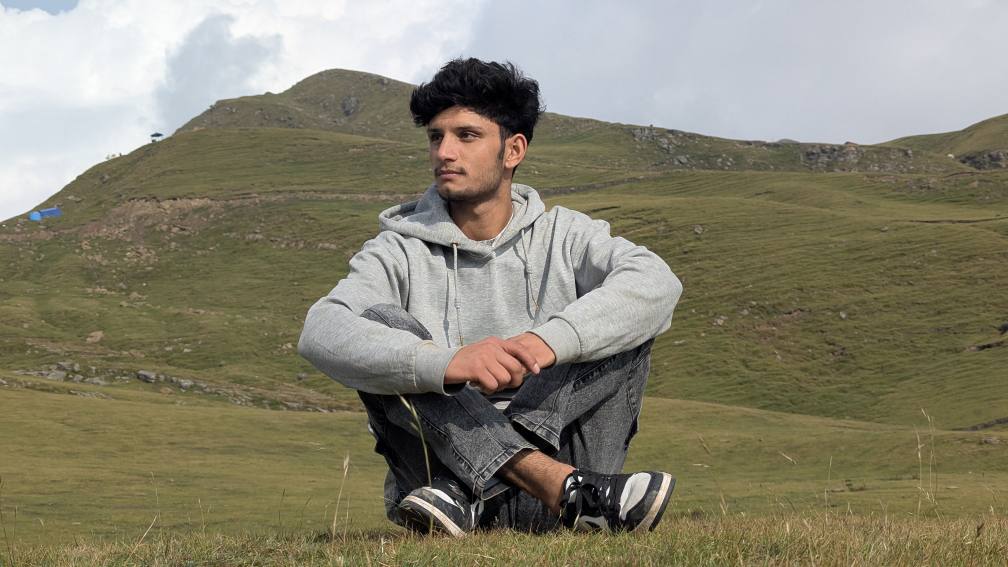
#> input picture Lab_02/My_image.jpg, 4032 x 2268 px (shown at 1/4 size)
$ jupyter execute lab02.ipynb
#> lines starting #> are read from the running program, lines starting #| are printed output that depends on the picture
[cell 1]
import numpy as np
import matplotlib.pyplot as plt
import cv2 as cv
print("import successfully!")

# Step 2: Load the Image

[cell 2]
IMAGE_PATH = "My_image.jpg"
image_bgr = cv.imread(IMAGE_PATH)
#> image_bgr is the input picture: shape (2268, 4032, 3); mean B, G, R 111.6, 130.6, 134.9

if image_bgr is None:
    raise FileNotFoundError(f"Image file '{IMAGE_PATH}' not found.")

print("image shape:", image_bgr.shape)
#| image shape: (2268, 4032, 3)
print("image type:", image_bgr.dtype)
#| image type: uint8

# Step 3: Inspect the Image

[cell 3]
height, width, channels = image_bgr.shape
#> height = 2268; width = 4032; channels = 3
print(f"Image dimensions: {height} x {width} x {channels}")
#| Image dimensions: 2268 x 4032 x 3

cy, cx = height // 2, width // 2
#> cy = 1134; cx = 2016
print(f"Top-left pixel [0,0] (B,G,R): {image_bgr[0, 0]}")
#| Top-left pixel [0,0] (B,G,R): [213 193 175]
print(f"Center pixel [{cy},{cx}] (B,G,R): {image_bgr[cy, cx]}")
#| Center pixel [1134,2016] (B,G,R): [201 206 205]

print("Global min:", image_bgr.min(), "Global max:", image_bgr.max())
#| Global min: 0 Global max: 255
for i, name in enumerate(['Blue', 'Green', 'Red']):
    print(f"{name} channel -> min: {image_bgr[:, :, i].min()}, max: {image_bgr[:, :, i].max()}")
#> this loop made 3 passes
#| Blue channel -> min: 0, max: 255
#| Green channel -> min: 0, max: 255
#| Red channel -> min: 0, max: 255

# Step 4: Convert Colors and Sparate Channels

[cell 4]
image_rgb = cv.cvtColor(image_bgr, cv.COLOR_BGR2RGB)
gray      = cv.cvtColor(image_rgb, cv.COLOR_RGB2GRAY)
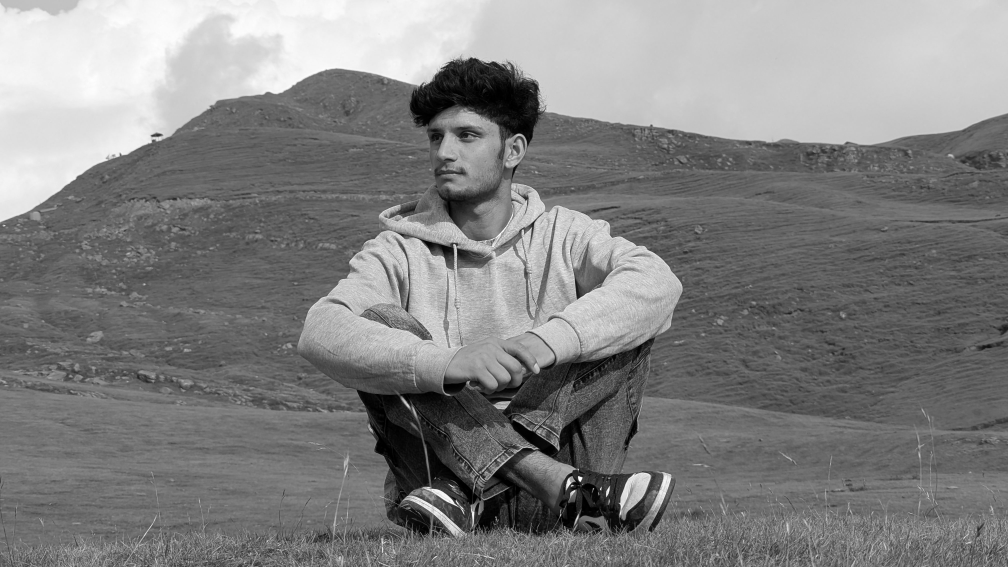
#> gray: shape (2268, 4032) (shown at 1/4 size); min 0, max 255, mean 129.7
R,G,B     = image_rgb[:,:,0], image_rgb[:,:,1], image_rgb[:,:,2]
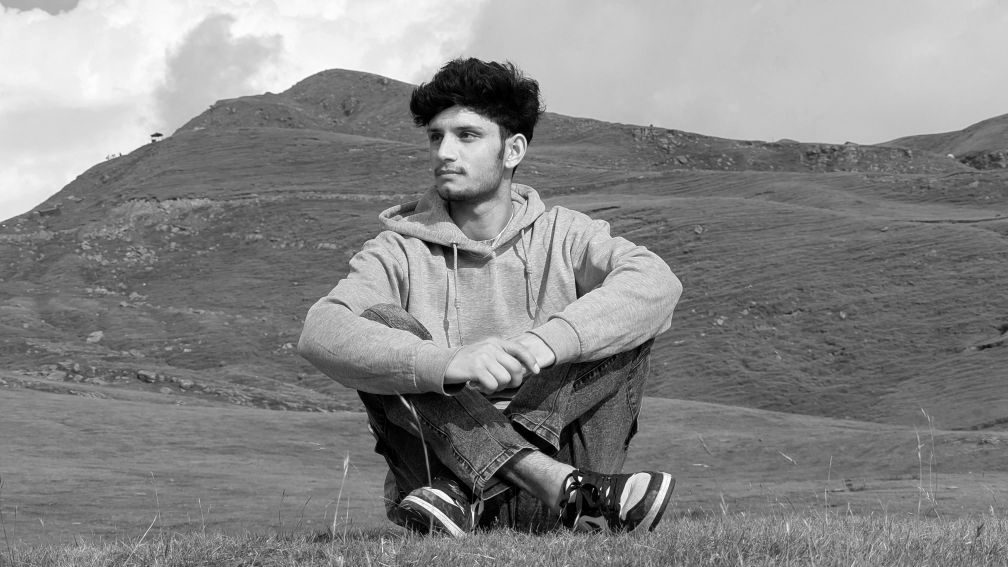
#> R: shape (2268, 4032) (shown at 1/4 size); min 0, max 255, mean 134.9
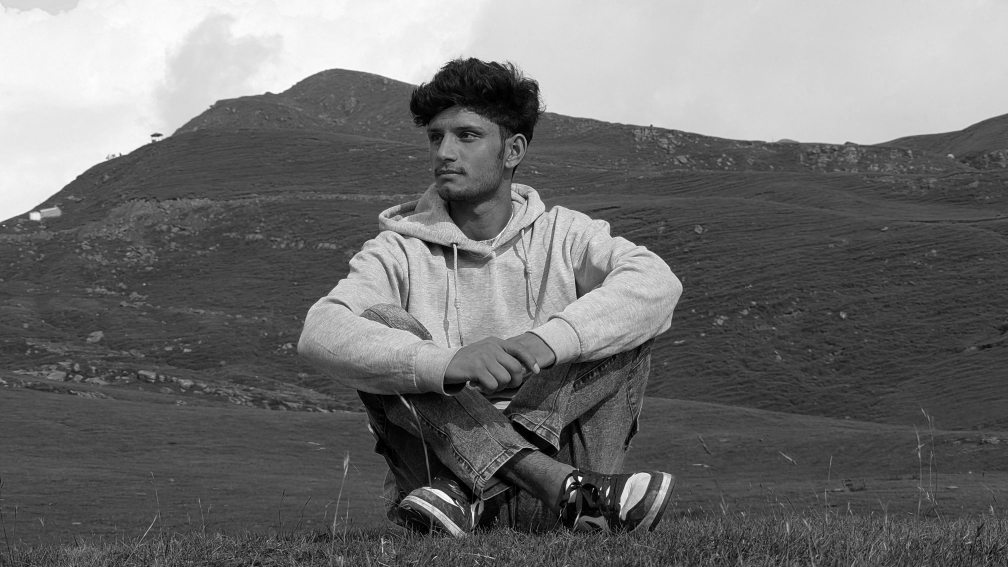
#> B: shape (2268, 4032) (shown at 1/4 size); min 0, max 255, mean 111.6

fig, axes = plt.subplots(2, 3, figsize=(10, 5))
items = [
    (image_rgb, "RGB (correct)",       None),
    (R,         "Red channel",         "gray"),
    (G,         "Green channel",       "gray"),
    (B,         "Blue channel",        "gray"),
    (gray,      "Grayscale",           "gray"),
    (image_bgr, "BGR shown as RGB (Wrong color)", None),
]
for ax, (img, title, cmap) in zip(axes.ravel(), items):
    ax.imshow(img, cmap=cmap)
    ax.set_title(title)
    ax.axis('off')
#> this loop made 6 passes
#> (title, cmap) on passes 1 to 6: ('RGB (correct)', None), ('Red channel', 'gray'), ('Green channel', 'gray'), ('Blue channel', 'gray'), ('Grayscale', 'gray'), ('BGR shown as RGB (Wrong color)', None)
plt.tight_layout()
plt.show()
#> figure, not shown here; B, G, R data is drawn as R, G, B

r, g, b = (int(v) for v in image_rgb[cy, cx])
#> r = 205; g = 206; b = 201
print("Center pixel RGB:", (r, g, b), "HEX:", f"#{r:02x}{g:02x}{b:02x}")
#| Center pixel RGB: (205, 206, 201) HEX: #cdcec9

# Step 5: Crop, Resize, Save

[cell 5]
y_start, x_start = cy - 50, cx - 50
#> y_start = 1084; x_start = 1966
y_end, x_end = y_start + 1000, x_start + 1000
#> y_end = 2084; x_end = 2966

crop = image_rgb[y_start:y_end, x_start:x_end]
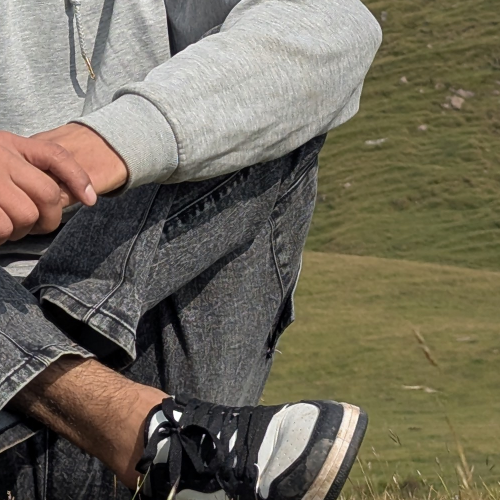
#> crop: shape (1000, 1000, 3) (shown at 1/2 size); mean R, G, B 113.6, 107.5, 91.9
print("Cropped image shape:", crop.shape)
#| Cropped image shape: (1000, 1000, 3)

resized = cv.resize(crop, (2000, 2000), interpolation=cv.INTER_LINEAR)
print("Resized image shape:", resized.shape)
#| Resized image shape: (2000, 2000, 3)

fig, axes = plt.subplots(1, 3, figsize=(12, 4))
for ax, img, t in zip(axes, [image_rgb, crop, resized], ["Original", "Crop 1000x1000", "Resized 2000x2000"]):
    ax.imshow(img)
    ax.set_title(t)
    ax.axis('off')
#> this loop made 3 passes
#> t on passes 1 to 3: 'Original', 'Crop 1000x1000', 'Resized 2000x2000'

plt.show()

resized_bgr = cv.cvtColor(resized, cv.COLOR_RGB2BGR)
ok = cv.imwrite("resized_crop.png", resized_bgr)
print("Resized_crop.png saved:", ok)
#| Resized_crop.png saved: True

# Step 6: Create a Histogram

[cell 6]
plt.figure(figsize=(8, 4))
plt.hist(gray.ravel(), bins=256, range=(0, 256))
plt.title("Grayscale Histogram")
plt.xlabel("Pixel intensity (0-255)")
plt.ylabel("Number of pixels")
plt.savefig("grayscale_histogram.png")
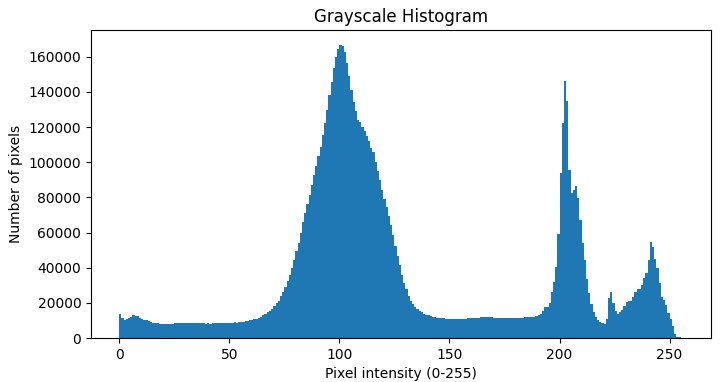
#> figure drawn by matplotlib, 1 panel; tallest bar 166881 high, from x = 100 to 101
plt.show()

print("Mean gray value:", round(float(gray.mean()), 1))
#| Mean gray value: 129.7

#### The histogram shows that most pixels are concentrated in one large peak around intensity 100, mainly between 70 and 135, so the image is dominated by mid-tone gray values. A smaller group of bright pixels appears near 200 and 240, while very few pixels are close to black (0–50). Overall, the image is mainly balanced, leaning slightly toward darker mid-tones, with a mean intensity of about 129.7 and some bright highlights.

# Step 7: Bit depth

### Difference Between Resolustion and Bit Depth
Resolution is the number of pixels in an image, while bit depth is the number of intensity levels each pixel can have.

[cell 7]
gradient = np.tile(np.arange(256, dtype=np.uint8), (100, 1))

def quantize(img, bits):
    levels = 2 ** bits
    step = 256 // levels
    return ((img // step) * (255 // (levels - 1))).astype(np.uint8)

versions = [(gradient, "8-bit (256 levels)")]
for k in (1, 2, 4):
    versions.append((quantize(gradient, k), f"{k}-bit ({2**k} levels)"))

fig, axes = plt.subplots(4, 1, figsize=(8, 6))
for ax, (img, t) in zip(axes, versions):
    ax.imshow(img, cmap="gray", vmin=0, vmax=255)
    ax.set_title(t)
    ax.axis("off")
plt.tight_layout()
plt.show()
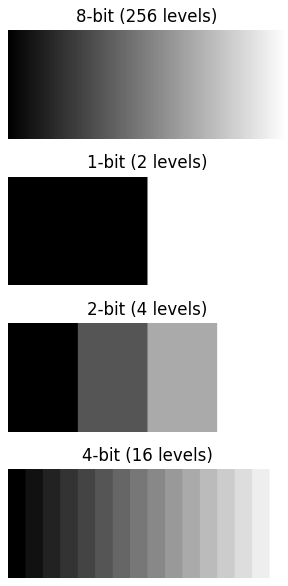
#> figure drawn by matplotlib, 4 panels

for img, t in versions:
    print(t, "unique values:", len(np.unique(img)))
